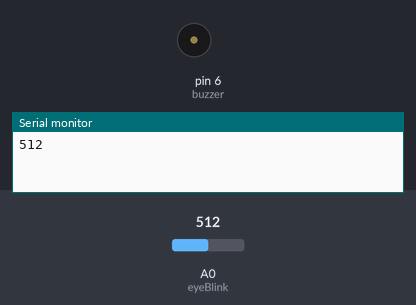
Bench run of a sketch on a simulated Arduino Uno, built with avr-gcc and run on an emulated ATmega328P. On the bench: buzzer (waves = sounding), the last lines printed to the serial monitor. The inputs (shaded band) are chosen by the test bench; at power-on: A0 (eyeBlink) = 512.

Above: at 1.8 s.
1.9 s: A0 (eyeBlink) set to 412
5.2 s: A0 (eyeBlink) set to 389
At 9.1 s:
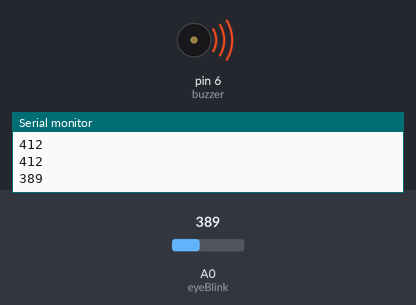
Timing chart, 0 to 14.5 s (numbered marks = the images above; inputs shaded):
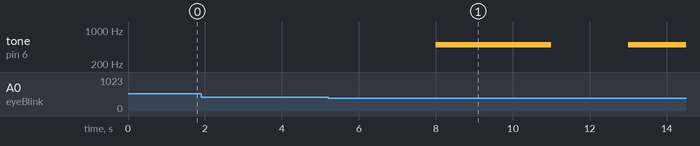

The sketch:

Batch8_Arduino_Code.ino
```cpp
int sensorState = 0;  // Defining the Eyeblink sensor state to low
# define eyeBlink A0  // Defining the pin connected to the eyeblink sensor
const int buzzer = 6; // Defining the pin connected to the buzzer

void setup()
{
  pinMode(eyeBlink, INPUT); // Defining the eyeblink sensor pin as input
  pinMode(buzzer, OUTPUT); // Defining the buzzer pin as output
  Serial.begin(9600); // Initiating serial communication with the serial monitor
 }

void loop()
{
  sensorState = analogRead(eyeBlink); // Checks the eyeblink sensor output
  noTone(buzzer); // Buzzer does not rings
  delay(1000); // Delay a little bit to improve simulation performance
  Serial.println(sensorState); // print the value
  if (sensorState<400){
    delay(1000); // wait 1 second to see if the person is drowsy
    tone(buzzer, 500); // Buzzer rings to wake the person
    delay(3000); // Buzzerrings for 3 seconds
  }
}
```

Measured:
- the behaviour switches between 400 and 399 on A0 (eyeBlink) (found by bisection; images 0 and 1)
- after the input at 5.2 s, tone on pin 6 (buzzer): silent → 500 Hz after 2.8 s, → silent 3.0 s later, → 500 Hz 2.0 s later
